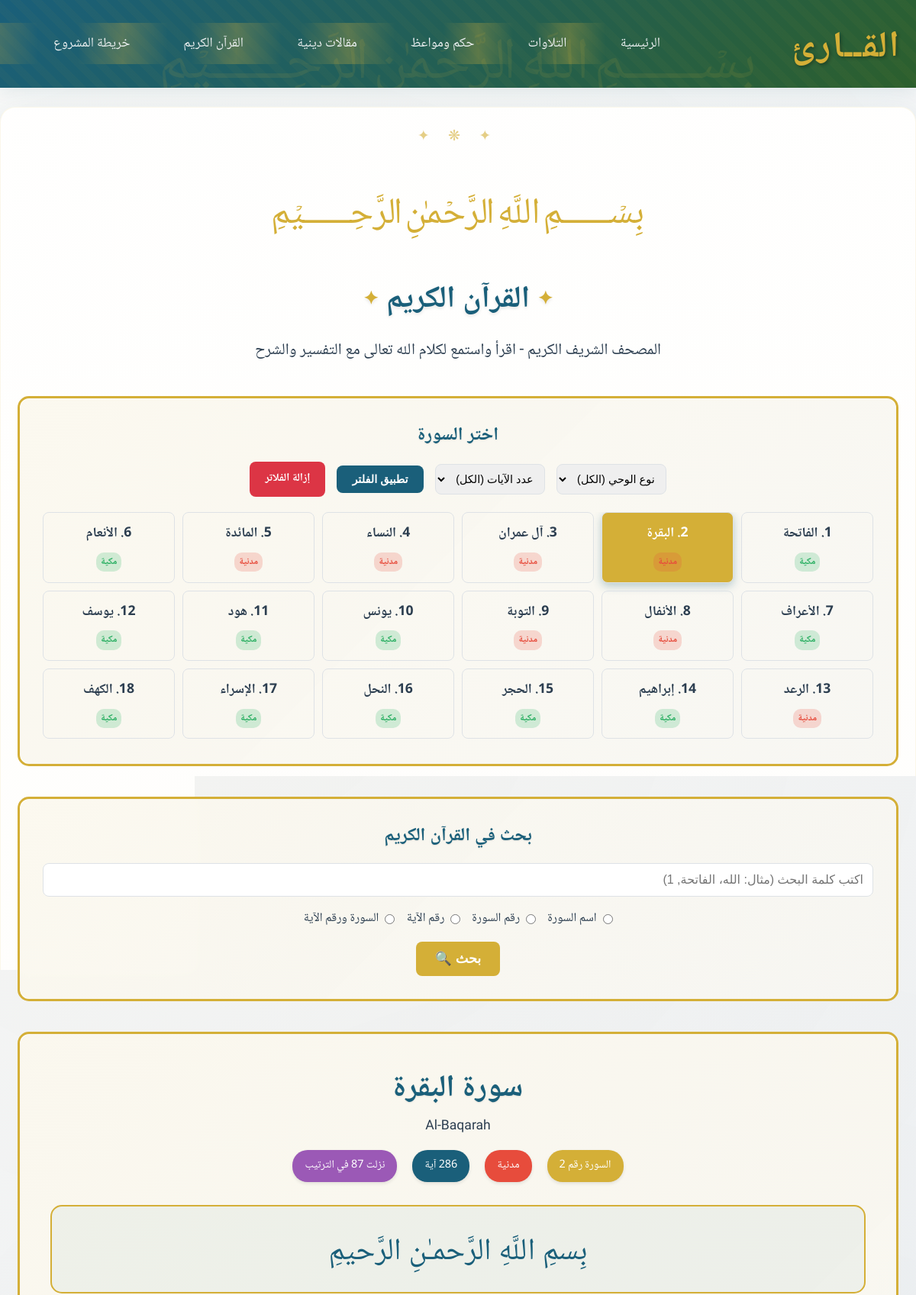
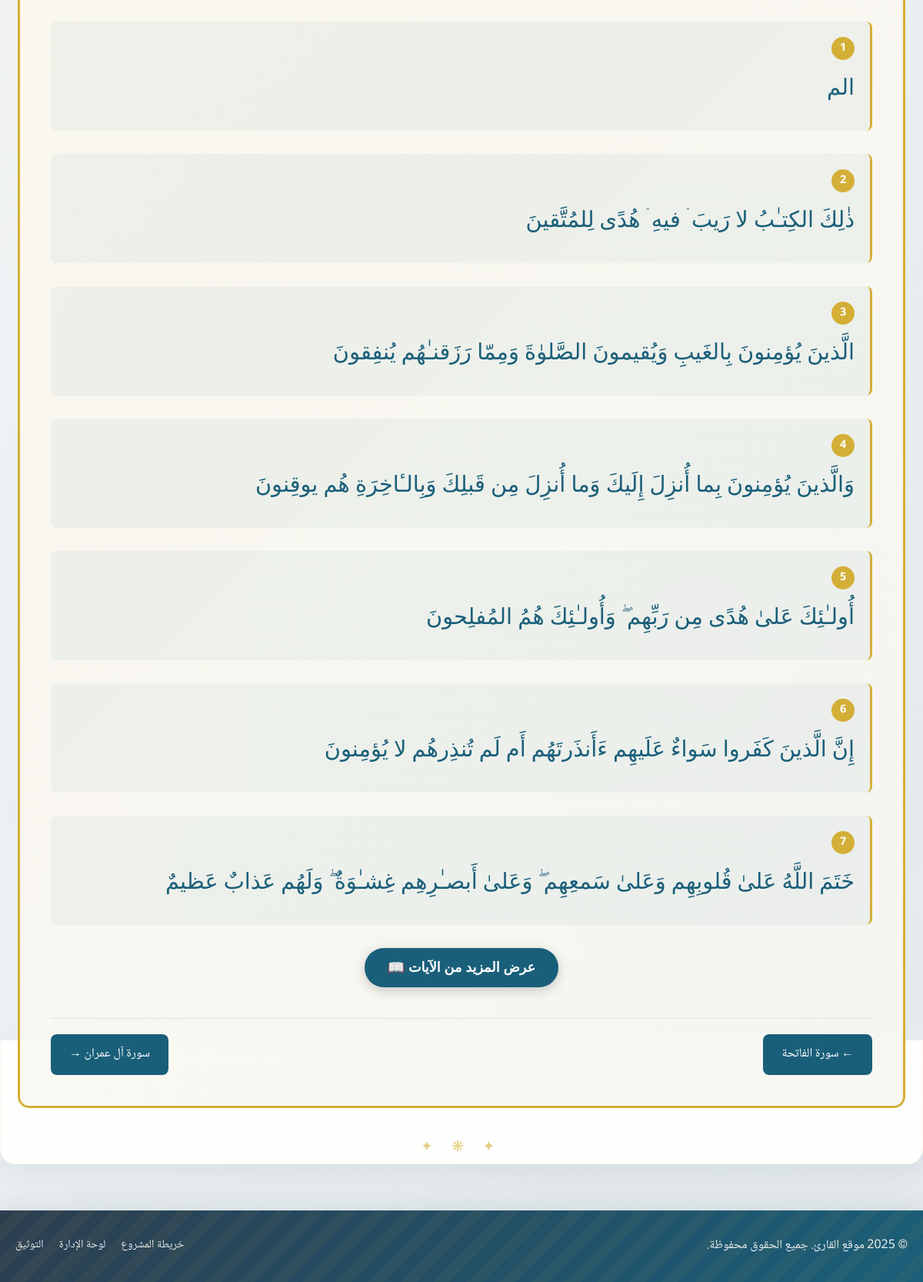
/quran.php?surah=2, run on the app's committed database (2 pictures, top to bottom).
### tables this page shows
CREATE TABLE IF NOT EXISTS `quran_surahs` (
    `surah_number` INT(11) NOT NULL,
    `surah_name_arabic` VARCHAR(100) NOT NULL,
    `surah_name_english` VARCHAR(100) NULL,
    `revelation_type` ENUM('meccan', 'medinan') NOT NULL,
    `total_ayahs` INT(11) NOT NULL,
    `revelation_order` INT(11) NOT NULL,
    `bismillah_pre` TINYINT(1) NOT NULL DEFAULT 1 COMMENT '1=تظهر البسملة، 0=لا تظهر',
    `created_at` TIMESTAMP NOT NULL DEFAULT CURRENT_TIMESTAMP,
    PRIMARY KEY (`surah_number`),
    INDEX `idx_revelation_type` (`revelation_type`),
    INDEX `idx_revelation_order` (`revelation_order`)
);

CREATE TABLE IF NOT EXISTS `quran_verses` (
    `id` INT(11) NOT NULL AUTO_INCREMENT,
    `surah_number` INT(11) NOT NULL,
    `ayah_number` INT(11) NOT NULL,
    `ayah_text` TEXT NOT NULL,
    `juz_number` INT(11) NULL,
    `page_number` INT(11) NULL,
    `created_at` TIMESTAMP NOT NULL DEFAULT CURRENT_TIMESTAMP,
    PRIMARY KEY (`id`),
    UNIQUE KEY `unique_verse` (`surah_number`, `ayah_number`),
    INDEX `idx_surah_number` (`surah_number`),
    INDEX `idx_juz_number` (`juz_number`),
    INDEX `idx_page_number` (`page_number`),
    FULLTEXT `ftx_ayah_text` (`ayah_text`)
);

### quran.php (the view, shortened to what the rows shown need)
<?php
include 'includes/header.php';
include 'includes/db_connect.php';
$search_query = isset($_GET['search_query']) ? trim($_GET['search_query']) : '';
$search_results = [];
$revelation_filter = isset($_GET['revelation_filter']) ? $_GET['revelation_filter'] : '';
$ayah_count_filter = isset($_GET['ayah_count_filter']) ? $_GET['ayah_count_filter'] : '';
$current_surah = isset($_GET['surah']) ? (int)$_GET['surah'] : 1;
$current_surah = max(1, min(114, $current_surah));
$surah_info = null;
if ($conn) {
    $stmt = $conn->prepare("SELECT * FROM quran_surahs WHERE surah_number = ?");
    $stmt->bind_param("i", $current_surah);
    $stmt->execute();
    $result = $stmt->get_result();
    $surah_info = $result->fetch_assoc();
}
$verses = [];
if ($conn) {
    $stmt = $conn->prepare("SELECT ayah_number, ayah_text FROM quran_verses WHERE surah_number = ? ORDER BY ayah_number");
    $stmt->bind_param("i", $current_surah);
    $stmt->execute();
    $result = $stmt->get_result();
    while ($row = $result->fetch_assoc()) {
        $verses[] = $row;
    }
}
?>
    <section class="page-content islamic-decor">
        <h1 class="sacred-text">القرآن الكريم</h1>
        <div class="islamic-border" style="margin: 40px 0; padding: 30px;">
            <h2 style="text-align: center; color: var(--primary-color); margin-bottom: 20px; font-family: var(--heading-font);">
                اختر السورة
            </h2>
            <div style="display: grid; grid-template-columns: repeat(auto-fit, minmax(150px, 1fr)); gap: 10px; max-height: 300px; overflow-y: auto;">
                <?php
                $all_surahs = [];
                if ($conn) {
                    $sql_all_surahs = "SELECT surah_number, surah_name_arabic, revelation_type, total_ayahs FROM quran_surahs";
                    $sql_all_surahs .= " ORDER BY surah_number";
                    $stmt_all_surahs = $conn->prepare($sql_all_surahs);
                    if ($stmt_all_surahs) {
                        $stmt_all_surahs->execute();
                        $result_all_surahs = $stmt_all_surahs->get_result();
                        while ($row = $result_all_surahs->fetch_assoc()) {
                            $all_surahs[] = $row;
                        }
                    } else {
                        error_log("Failed to prepare statement for all surahs: " . $conn->error);
                    }
                }
                foreach ($all_surahs as $surah):
                    $is_active = ($surah['surah_number'] == $current_surah);
                ?>
                    <a href="?surah=<?php echo $surah['surah_number']; ?>&revelation_filter=<?php echo htmlspecialchars($revelation_filter); ?>&ayah_count_filter=<?php echo htmlspecialchars($ayah_count_filter); ?>"
                       class="surah-link <?php echo $is_active ? 'active' : ''; ?>"
                       style="display: block; padding: 12px; text-decoration: none; border: 1px solid var(--border-color); border-radius: 8px; text-align: center; transition: all 0.3s ease; background: <?php echo $is_active ? 'var(--accent-color)' : 'transparent'; ?>; color: <?php echo $is_active ? 'white' : 'var(--text-color)'; ?>;">
                        <div style="font-size: 1.1em; font-weight: bold; margin-bottom: 4px;">
                            <?php echo $surah['surah_number']; ?>. <?php echo $surah['surah_name_arabic']; ?>
                        </div>
                        <span class="revelation-badge <?php echo $surah['revelation_type']; ?>" style="background: <?php echo $surah['revelation_type'] == 'meccan' ? 'rgba(39, 174, 96, 0.2)' : 'rgba(231, 76, 60, 0.2)'; ?>; color: <?php echo $surah['revelation_type'] == 'meccan' ? '#27ae60' : '#e74c3c'; ?>;">
                            <?php echo $surah['revelation_type'] == 'meccan' ? 'مكية' : 'مدنية'; ?>
                        </span>
                    </a>
                <?php endforeach; ?>
            </div>
        </div>
        <div class="islamic-border" style="margin: 40px 0; padding: 30px;">
            <h2 style="text-align: center; color: var(--primary-color); margin-bottom: 20px; font-family: var(--heading-font);">
                بحث في القرآن الكريم
            </h2>
        </div>
        <div class="islamic-border" style="margin: 40px 0; padding: 40px;">
            <?php if (!empty($search_results)): ?>
                <h2 style="text-align: center; color: var(--primary-color); margin-bottom: 30px; font-family: var(--heading-font);">
                    نتائج البحث عن "<?php echo htmlspecialchars($search_query); ?>"
                </h2>
                <div class="quran-verses">
                    <?php if (count($search_results) > 0): ?>
                        <?php foreach ($search_results as $verse): ?>
                            <div class="verse-container" style="margin: 30px 0; padding: 20px; border-right: 3px solid var(--accent-color); background: rgba(26, 95, 122, 0.05); border-radius: 8px;">
                                <div style="display: flex; justify-content: space-between; align-items: center; margin-bottom: 15px;">
                                    <span class="info-badge" style="background: var(--primary-color); color: white; padding: 5px 10px; border-radius: 15px; font-size: 0.85rem;">
                                        سورة <?php echo $verse['surah_name_arabic']; ?> (<?php echo $verse['surah_number']; ?>)
                                    </span>
                                    <div class="verse-number" style="display: inline-block; background: var(--accent-color); color: white; border-radius: 50%; width: 30px; height: 30px; text-align: center; line-height: 30px; font-weight: bold; font-size: 0.9rem;">
                                        <?php echo $verse['ayah_number']; ?>
                                    </div>
                                </div>
                                <div class="verse-text" style="font-family: 'Amiri', serif; font-size: 1.8rem; line-height: 2.5; color: var(--primary-color); text-align: right; direction: rtl;">
                                    <?php echo $verse['ayah_text']; ?>
                                </div>
                            </div>
                        <?php endforeach; ?>
                    <?php else: ?>
                        <p style="text-align: center; font-size: 1.2rem; color: var(--text-color);">لا توجد نتائج مطابقة لبحثك.</p>
                    <?php endif; ?>
                </div>
            <?php elseif (!empty($surah_info)): ?>
                <div style="text-align: center; margin-bottom: 30px;">
                    <h2 style="font-family: var(--heading-font); color: var(--primary-color); font-size: 2.5rem; margin-bottom: 10px;">
                        سورة <?php echo $surah_info['surah_name_arabic']; ?>
                    </h2>
                    <div style="font-size: 1.1rem; color: var(--text-color); margin-bottom: 15px;">
                        <?php echo $surah_info['surah_name_english']; ?>
                    </div>
                    <div style="display: flex; justify-content: center; gap: 20px; flex-wrap: wrap;">
                        <div class="info-badge" style="background: var(--accent-color); color: white; padding: 8px 16px; border-radius: 20px; font-size: 0.9rem;">
                            السورة رقم <?php echo $surah_info['surah_number']; ?>
                        </div>
                        <div class="info-badge" style="background: <?php echo $surah_info['revelation_type'] == 'meccan' ? '#27ae60' : '#e74c3c'; ?>; color: white; padding: 8px 16px; border-radius: 20px; font-size: 0.9rem;">
                            <?php echo $surah_info['revelation_type'] == 'meccan' ? 'مكية' : 'مدنية'; ?>
                        </div>
                        <div class="info-badge" style="background: var(--primary-color); color: white; padding: 8px 16px; border-radius: 20px; font-size: 0.9rem;">
                            <?php echo $surah_info['total_ayahs']; ?> آية
                        </div>
                        <div class="info-badge" style="background: #9b59b6; color: white; padding: 8px 16px; border-radius: 20px; font-size: 0.9rem;">
                            نزلت <?php echo $surah_info['revelation_order']; ?> في الترتيب
                        </div>
                    </div>
                </div>
                <?php if ($surah_info['bismillah_pre'] == 1): ?>
                    <div class="basmala-text" style="text-align: center; font-size: 2.5rem; margin: 30px 0; color: var(--primary-color); direction: rtl; padding: 20px; background: rgba(26, 95, 122, 0.05); border-radius: 15px; border: 2px solid var(--accent-color);">
                        بِسمِ اللَّهِ الرَّحمـٰنِ الرَّحيمِ
                    </div>
                <?php endif; ?>
                <div class="quran-verses">
                    <?php
                    $verses_count = count($verses);
                    $initial_display = 7;
                    for ($i = 0; $i < $verses_count; $i++):
                        $verse = $verses[$i];
                        $is_hidden = ($i >= $initial_display) ? 'hidden-verse' : '';
                    ?>
                        <div class="verse-container <?php echo $is_hidden; ?>" style="margin: 30px 0; padding: 20px; border-right: 3px solid var(--accent-color); background: rgba(26, 95, 122, 0.05); border-radius: 8px;">
                            <div class="verse-number" style="display: inline-block; background: var(--accent-color); color: white; border-radius: 50%; width: 30px; height: 30px; text-align: center; line-height: 30px; font-weight: bold; margin-left: 10px; font-size: 0.9rem;">
                                <?php echo $verse['ayah_number']; ?>
                            </div>
                            <div class="verse-text" style="font-family: 'Amiri', serif; font-size: 1.8rem; line-height: 2.5; color: var(--primary-color); text-align: right; direction: rtl;">
                                <?php echo $verse['ayah_text']; ?>
                            </div>
                        </div>
                        <?php if ($i == $initial_display - 1 && $verses_count > $initial_display): ?>
                            <div class="show-more-container" style="text-align: center; margin: 30px 0;">
                                <button id="show-more-btn" class="show-more-btn" style="background: var(--primary-color); color: white; border: none; padding: 15px 30px; border-radius: 25px; font-size: 1.1rem; font-weight: bold; cursor: pointer; transition: all 0.3s ease; box-shadow: 0 4px 15px rgba(0,0,0,0.2);">
                                    عرض المزيد من الآيات 📖
                                </button>
                            </div>
                        <?php endif; ?>
                    <?php endfor; ?>
                </div>
                <div style="display: flex; justify-content: space-between; margin-top: 40px; padding-top: 20px; border-top: 1px solid var(--border-color);">
                    <?php if ($current_surah > 1):
                        $prev_surah_name = '';
                        $prev_surah_num = $current_surah - 1;
                        if ($conn) {
                            $stmt = $conn->prepare("SELECT surah_name_arabic FROM quran_surahs WHERE surah_number = ?");
                            $stmt->bind_param("i", $prev_surah_num);
                            $stmt->execute();
                            $result = $stmt->get_result();
                            if ($row = $result->fetch_assoc()) {
                                $prev_surah_name = $row['surah_name_arabic'];
                            }
                        }
                    ?>
                        <a href="?surah=<?php echo $current_surah - 1; ?>" class="nav-button" style="padding: 12px 24px; background: var(--primary-color); color: white; text-decoration: none; border-radius: 8px; transition: all 0.3s ease;">
                            ← سورة <?php echo $prev_surah_name; ?>
                        </a>
                    <?php else: ?>
                        <div></div>
                    <?php endif; ?>
                    <?php if ($current_surah < 114):
                        $next_surah_name = '';
                        $next_surah_num = $current_surah + 1;
                        if ($conn) {
                            $stmt = $conn->prepare("SELECT surah_name_arabic FROM quran_surahs WHERE surah_number = ?");
                            $stmt->bind_param("i", $next_surah_num);
                            $stmt->execute();
                            $result = $stmt->get_result();
                            if ($row = $result->fetch_assoc()) {
                                $next_surah_name = $row['surah_name_arabic'];
                            }
                        }
                    ?>
                        <a href="?surah=<?php echo $current_surah + 1; ?>" class="nav-button" style="padding: 12px 24px; background: var(--primary-color); color: white; text-decoration: none; border-radius: 8px; transition: all 0.3s ease;">
                            سورة <?php echo $next_surah_name; ?> →
                        </a>
                    <?php else: ?>
                        <div></div>
                    <?php endif; ?>
                </div>
            <?php endif; ?>
        </div>
    </section>
<?php
include 'includes/footer.php';
?>

### data on the page
quran_surahs: surah_number "1", surah_name_arabic "الفاتحة", revelation_type "مكية"
quran_surahs: surah_number "2", surah_name_arabic "البقرة", revelation_type "مدنية", surah_name_english "Al-Baqarah", total_ayahs "286", revelation_order "87"
quran_surahs: surah_number "3", surah_name_arabic "آل عمران", revelation_type "مدنية"
quran_surahs: surah_number "4", surah_name_arabic "النساء", revelation_type "مدنية"
quran_surahs: surah_number "5", surah_name_arabic "المائدة", revelation_type "مدنية"
quran_surahs: surah_number "6", surah_name_arabic "الأنعام", revelation_type "مكية"
quran_surahs: surah_number "7", surah_name_arabic "الأعراف", revelation_type "مكية"
quran_surahs: surah_number "8", surah_name_arabic "الأنفال", revelation_type "مدنية"
quran_surahs: surah_number "9", surah_name_arabic "التوبة", revelation_type "مدنية"
quran_surahs: surah_number "10", surah_name_arabic "يونس", revelation_type "مكية"
quran_surahs: surah_number "11", surah_name_arabic "هود", revelation_type "مكية"
quran_surahs: surah_number "12", surah_name_arabic "يوسف", revelation_type "مكية"
quran_surahs: surah_number "13", surah_name_arabic "الرعد", revelation_type "مدنية"
quran_surahs: surah_number "14", surah_name_arabic "إبراهيم", revelation_type "مكية"
quran_surahs: surah_number "15", surah_name_arabic "الحجر", revelation_type "مكية"
quran_surahs: surah_number "16", surah_name_arabic "النحل", revelation_type "مكية"
quran_surahs: surah_number "17", surah_name_arabic "الإسراء", revelation_type "مكية"
quran_surahs: surah_number "18", surah_name_arabic "الكهف", revelation_type "مكية"
quran_verses: ayah_number "1", ayah_text "الم"
quran_verses: ayah_number "2", ayah_text "ذٰلِكَ الكِتـٰبُ لا رَيبَ ۛ فيهِ ۛ هُدًى لِلمُتَّقينَ"
quran_verses: ayah_number "3", ayah_text "الَّذينَ يُؤمِنونَ بِالغَيبِ وَيُقيمونَ الصَّلوٰةَ وَمِمّا رَزَقنـٰهُم يُنفِقونَ"
quran_verses: ayah_number "4", ayah_text "وَالَّذينَ يُؤمِنونَ بِما أُنزِلَ إِلَيكَ وَما أُنزِلَ مِن قَبلِكَ وَبِالـٔاخِرَةِ هُم يوقِنونَ"
quran_verses: ayah_number "5", ayah_text "أُولـٰئِكَ عَلىٰ هُدًى مِن رَبِّهِم ۖ وَأُولـٰئِكَ هُمُ المُفلِحونَ"
quran_verses: ayah_number "6", ayah_text "إِنَّ الَّذينَ كَفَروا سَواءٌ عَلَيهِم ءَأَنذَرتَهُم أَم لَم تُنذِرهُم لا يُؤمِنونَ"
quran_verses: ayah_number "7", ayah_text "خَتَمَ اللَّهُ عَلىٰ قُلوبِهِم وَعَلىٰ سَمعِهِم ۖ وَعَلىٰ أَبصـٰرِهِم غِشـٰوَةٌ ۖ وَلَهُم عَذابٌ عَظيمٌ", shows "عرض المزيد من الآيات 📖"
